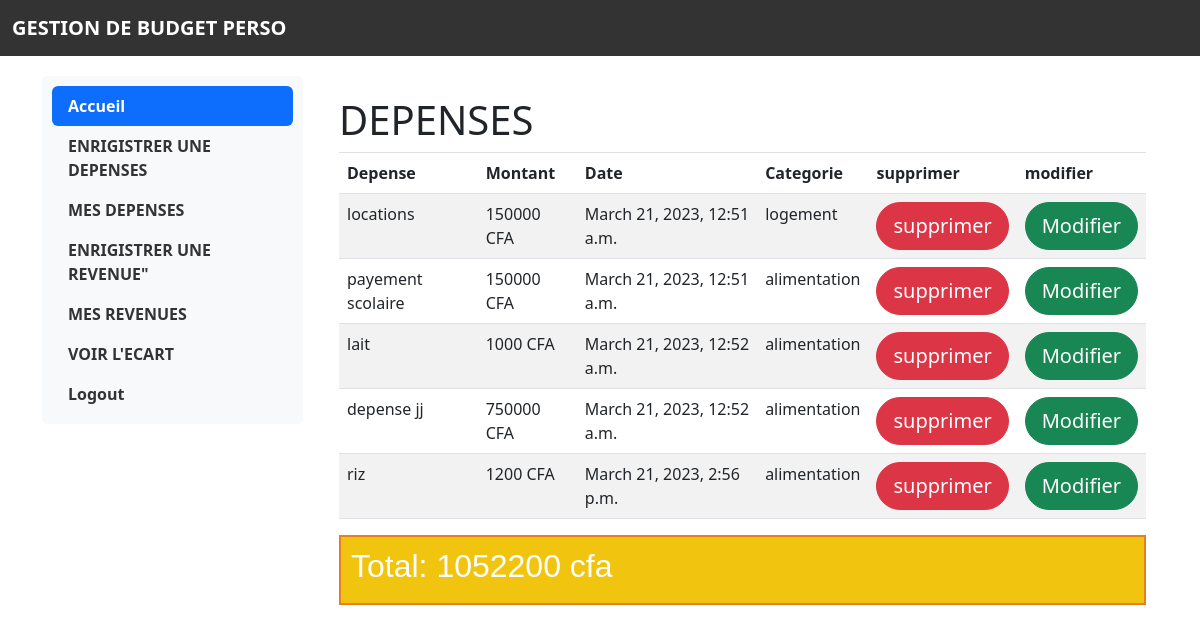
Page /depenseUser (signed in) on the committed database.
### Budget/models.py (models this page shows, shortened)
class Depense(models.Model):
    user = models.ForeignKey(AUTH_USER_MODEL, on_delete=models.CASCADE)
    categories = [("loyer", "loyer"),
                  ("manger", "manger"),
                  ("transport", "transport"),
                  ("devertissement", "divertisssemnt")]
    name = models.CharField(max_length=100)
    montant = models.IntegerField()
    date_AJOUT = models.DateTimeField(auto_now_add=True)
    update = models.DateTimeField(auto_now=True)
    categorie = models.CharField(max_length=100, choices=categories)

### Budget/views.py (the view)
# urls.py: path('depenseUser', views.ReadDepense, name='depenseUser'),
def ReadDepense(request):
    user = request.user
    try:
        depense = Depense.objects.filter(user=user)
        revenue_total = sum([i.montant for i in depense])
        gap = revenue_total
        context = {'depense': depense, "gap": gap}
        return render(request, 'depenseUser.html', context)
    except Depense.DoesNotExist:
        raise Http404("Aucun depense pour cette user")

### templates/depenseUser.html (shortened to what this page needs)
{% extends 'base.html' %}
{% block content %}
	<div class="container">
		<h1>DEPENSES</h1>
		<table class="table table-striped">
			<thead>
				<tr>
					<th>Depense</th>
					<th>Montant</th>
					<th>Date</th>
                    <th>Categorie</th>
					<th>supprimer</th>
					<th>modifier</th>
				</tr>
			</thead>
			<tbody>
				{% for depense in depense %}
				<tr>
					<td>{{ depense.name }}</td>
					<td>{{ depense.montant }} CFA </td>
					<td>{{ depense.date_AJOUT }}</td>
                    <td>{{ depense.categorie }}</td>
					<td>
						<a href="{% url 'delete' depense.id %}" class="btn btn-danger btn-lg btn-block rounded-pill">supprimer</a>
					</td>
					<td>
						<a href="{% url 'updateD' depense.id %}" class="btn btn-success btn-lg btn-block rounded-pill">Modifier</a>
					</td>
				</tr>
				{% endfor %}
			</tbody>
		</table>
        <div class="custom-box">
			<h2>Total: {{ gap }} cfa</h2>
		  </div>
	</div>
{% endblock %}

### templates/base.html (shortened to what this page needs)
<!DOCTYPE html>
<html lang="en">
<head>
  <link rel="stylesheet" href="https://cdn.jsdelivr.net/npm/bootstrap@5.3.0-alpha1/dist/css/bootstrap.min.css">
</head>
<body>
  <nav class="navbar">
    <div class="container-fluid">
      <a class="navbar-brand" href="#">GESTION DE BUDGET PERSO</a>
    </div>
  </nav>
  <div class="container">
    <div class="row">
      <div class="col-md-3">
        <ul class="nav nav-pills flex-column">
          <li class="nav-item">
            <a class="nav-link active" href="{% url 'home'%}">Accueil</a>
          </li>
          <li class="nav-item">
            <a class="nav-link" href="{% url 'createDepense' %}"> ENRIGISTRER  UNE DEPENSES</a>
          </li>
          <li class="nav-item">
            <a class="nav-link" href="{% url 'depenseUser' %}">MES DEPENSES</a>
          </li>
          <li class="nav-item">
            <a class="nav-link" href="{% url 'createRevenue' %}">ENRIGISTRER  UNE REVENUE" </a>
          </li>
          <li class="nav-item">
            <a class="nav-link" href="{% url 'revenueUser' %}">MES REVENUES</a>
          </li>
          <li class="nav-item">
            <a class="nav-link" href="{% url 'gap' %}">VOIR L'ECART</a>
          </li>
          {% if user.is_authenticated %}
          <li class="nav-item">
            <a class="nav-link" href="{% url 'logout' %}">Logout</a>
          </li>
          {% endif %}
        </ul>
      </div>
      <div class="col-md-9">
        {% block content %}{% endblock %}
      </div>
    </div>
  </div>

### templates/base.html (style rules this page uses)
.navbar { background-color: #333; border-radius: 0; }
.navbar-brand { color: #fff; font-weight: bold; }
.nav-pills { background-color: #f8f9fa; padding: 10px; border-radius: 5px; }
.nav-link { color: #333; font-weight: bold; }
.nav-link.active { background-color: #333; color: #fff; }
.container { margin-top: 20px; }

### templates/depenseUser.html (style rules this page uses)
table { width: 100%; margin-bottom: 1rem; color: #212529; background-color: transparent; border-collapse: collapse; border-spacing: 0; }
table th, table td { padding: 0.75rem; vertical-align: top; border-top: 1px solid #dee2e6; }
table thead th { vertical-align: bottom; border-bottom: 2px solid #dee2e6; }
thead { background-color: #f2f2f2; }
thead th { font-weight: 700; }
.table-striped tbody tr:nth-of-type(odd) { background-color: rgba(0, 0, 0, 0.05); }
.custom-box { background-color: #f1c40f; border: 2px solid #e67e22; padding: 10px; font-family: Arial, sans-serif; font-size: 24px; font-weight: bold; color: #fff; }

### rows in the picture
Depense: name "locations", montant "150000", date_AJOUT "March 21, 2023, 12:51 a.m.", categorie "logement"
Depense: name "payement scolaire", montant "150000", date_AJOUT "March 21, 2023, 12:51 a.m.", categorie "alimentation"
Depense: name "lait", montant "1000", date_AJOUT "March 21, 2023, 12:52 a.m.", categorie "alimentation"
Depense: name "depense jj", montant "750000", date_AJOUT "March 21, 2023, 12:52 a.m.", categorie "alimentation"
Depense: name "riz", montant "1200", date_AJOUT "March 21, 2023, 2:56 p.m.", categorie "alimentation"

### other values in the picture
{{ gap }} "1052200"
